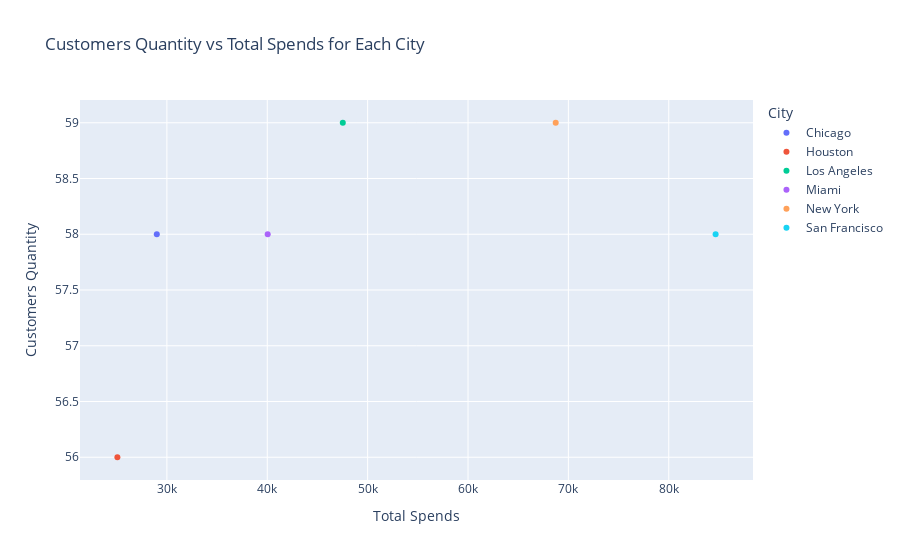

Write notebook code for a chart like this one.
### Code cell
data = pd.DataFrame(data)

customers_quantity = data.groupby('City')['CustomerID'].count().reset_index()
customers_quantity.columns = ['City', 'CustomersQuantity']

total_spends = data.groupby('City')['Total Spend'].sum().reset_index()

city_data = pd.merge(customers_quantity, total_spends, on='City')

fig = px.scatter(city_data, x="Total Spend", y="CustomersQuantity", color="City",
                 title="Customers Quantity vs Total Spends for Each City",
                 labels={'Total Spend': 'Total Spends', 'CustomersQuantity': 'Customers Quantity'},
                 hover_name="City")

fig.show()

### Figure 1 — Plotly figure (JSON) as saved in the notebook; plotly's stock layout.template omitted (floating-point values rounded to 4 significant figures)
{"data": [{"hovertemplate": "<b>%{hovertext}</b><br><br>City=Chicago<br>Total Spends=%{x}<br>Customers Quantity=%{y}<extra></extra>", "hovertext": ["Chicago"], "legendgroup": "Chicago", "marker": {"color": "#636efa", "symbol": "circle"}, "mode": "markers", "name": "Chicago", "orientation": "v", "showlegend": true, "type": "scatter", "x": [28990.0], "xaxis": "x", "y": [58], "yaxis": "y"}, {"hovertemplate": "<b>%{hovertext}</b><br><br>City=Houston<br>Total Spends=%{x}<br>Customers Quantity=%{y}<extra></extra>", "hovertext": ["Houston"], "legendgroup": "Houston", "marker": {"color": "#EF553B", "symbol": "circle"}, "mode": "markers", "name": "Houston", "orientation": "v", "showlegend": true, "type": "scatter", "x": [25070.0], "xaxis": "x", "y": [56], "yaxis": "y"}, {"hovertemplate": "<b>%{hovertext}</b><br><br>City=Los Angeles<br>Total Spends=%{x}<br>Customers Quantity=%{y}<extra></extra>", "hovertext": ["Los Angeles"], "legendgroup": "Los Angeles", "marker": {"color": "#00cc96", "symbol": "circle"}, "mode": "markers", "name": "Los Angeles", "orientation": "v", "showlegend": true, "type": "scatter", "x": [47524], "xaxis": "x", "y": [59], "yaxis": "y"}, {"hovertemplate": "<b>%{hovertext}</b><br><br>City=Miami<br>Total Spends=%{x}<br>Customers Quantity=%{y}<extra></extra>", "hovertext": ["Miami"], "legendgroup": "Miami", "marker": {"color": "#ab63fa", "symbol": "circle"}, "mode": "markers", "name": "Miami", "orientation": "v", "showlegend": true, "type": "scatter", "x": [40040.0], "xaxis": "x", "y": [58], "yaxis": "y"}, {"hovertemplate": "<b>%{hovertext}</b><br><br>City=New York<br>Total Spends=%{x}<br>Customers Quantity=%{y}<extra></extra>", "hovertext": ["New York"], "legendgroup": "New York", "marker": {"color": "#FFA15A", "symbol": "circle"}, "mode": "markers", "name": "New York", "orientation": "v", "showlegend": true, "type": "scatter", "x": [68740.0], "xaxis": "x", "y": [59], "yaxis": "y"}, {"hovertemplate": "<b>%{hovertext}</b><br><br>City=San Francisco<br>Total Spends=%{x}<br>Customers Quantity=%{y}<extra></extra>", "hovertext": ["San Francisco"], "legendgroup": "San Francisco", "marker": {"color": "#19d3f3", "symbol": "circle"}, "mode": "markers", "name": "San Francisco", "orientation": "v", "showlegend": true, "type": "scatter", "x": [84670.0], "xaxis": "x", "y": [58], "yaxis": "y"}], "layout": {"autosize": true, "legend": {"title": {"text": "City"}, "tracegroupgap": 0}, "title": {"text": "Customers Quantity vs Total Spends for Each City"}, "xaxis": {"anchor": "y", "autorange": true, "domain": [0, 1], "range": [21210.0, 88530.0], "title": {"text": "Total Spends"}, "type": "linear"}, "yaxis": {"anchor": "x", "autorange": true, "domain": [0, 1], "range": [55.75, 59.25], "title": {"text": "Customers Quantity"}, "type": "linear"}}}
